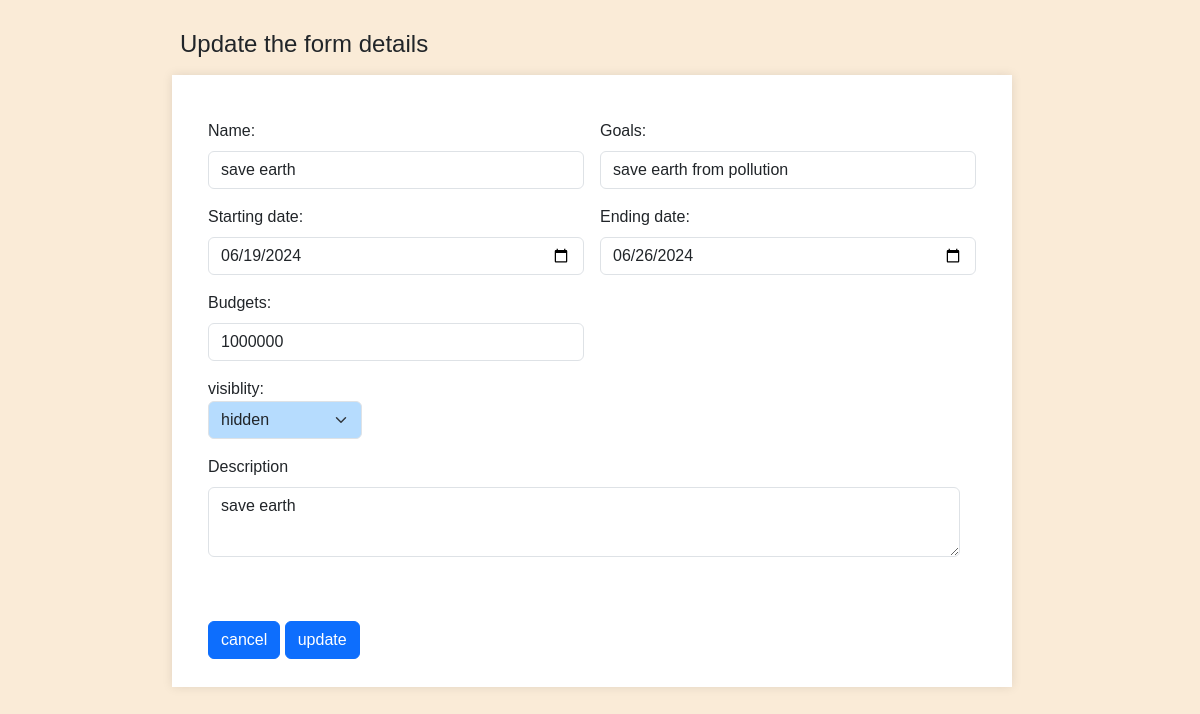
/update_camp_details/1, run on an earlier commit of the app's database.
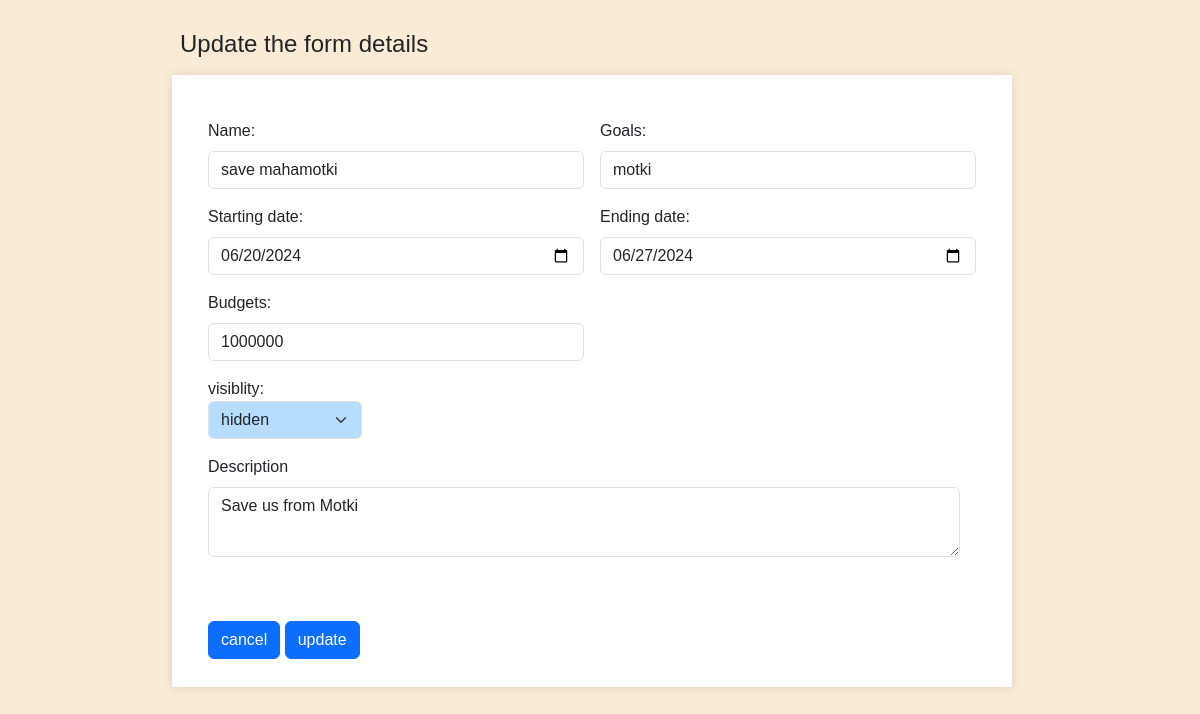
And on a later commit of the database.
### app.py (models this page shows)
class campaigns(db.Model):
    __tablename__='campaign'
    campaigns_id=db.Column(db.Integer,primary_key=True,autoincrement=True)
    sponser_id=db.Column(db.String,db.ForeignKey(Sponsers.Sponsers_id))
    name=db.Column(db.String,nullable=False)
    description=db.Column(db.String)
    start_date=db.Column(db.String)
    end_date=db.Column(db.String)
    budget=db.Column(db.Integer)
    Visibility=db.Column(db.String)
    goals=db.Column(db.String)

### app.py (the view)
@app.route("/update_camp_details/<int:campaigns_id>",methods=["GET"])
def some1(campaigns_id):
    data=db.session.query(campaigns).get(campaigns_id)
    print(data)
    return render_template("update_campdetails.html",data=data)

### templates/update_campdetails.html (shortened to what this page needs)
<!DOCTYPE html>
<html lang="en">
<head>
    <link href="https://cdn.jsdelivr.net/npm/bootstrap@5.3.3/dist/css/bootstrap.min.css" rel="stylesheet">
    <link rel="stylesheet" href="\static\style.css">
</head>
<body class="det">
     <h4>Update the form details</h4><br>
    <form class="row g-3" method="POST" action="/edit_campdetails/{{data.campaigns_id}}">
        <div class="col-md-6">
            <label for="inputCity" class="form-label">Name: </label>
            <input type="text" class="form-control" id="name" value="{{data.name}}" name="Name">
        </div><br>
        <div class="col-md-6">
            <label for="inputCity" class="form-label">Goals:</label>
            <input type="text" class="form-control" id="name" value="{{data.goals}}" name="Goals">
        </div><br>
        <div class="col-md-6">
            <label for="inputCity" class="form-label">Starting date:</label>
            <input type="date" class="form-control" id="name" value="{{data.start_date}}" name="sdate">
        </div><br>
        <div class="col-md-6">
            <label for="inputCity" class="form-label">Ending date:</label>
            <input type="date" class="form-control" id="name" value="{{data.end_date}}" name="edate">
        </div><br>
        <div class="col-md-6">
            <label for="inputCity" class="form-label">Budgets:</label>
            <input type="text" class="form-control" id="name" value="{{data.budget}}" name="budget">
        </div><br>
        <div class="dropdown">
            visiblity:
            <select name="visiblity" class="form-select" id="floatingSelect">
                <option>hidden</option>
            </select>
        </div><br>
        <div class="col-md-6 " >
            <div class="text-break">
                <label for="inputCity" class="form-label">Description</label>
                <textarea type="text" class="form-control" id="names"  name="description">{{data.description}}</textarea>
            </div>
        </div><br>
        <div class="col-12">
            <a href="/sponserhome/{{data.campaigns_id}}" class="btn btn-primary">cancel</a>
            <button type="submit" class="btn btn-primary">update</button>
        </div>
    </form>
    <br>
</body>
</html>

What changed in the data, as far as the page shows it:
changed campaigns: Name "save earth" → "save mahamotki"; Goals "save earth from pollution" → "motki"; sdate "06/19/2024" → "06/20/2024"; edate "06/26/2024" → "06/27/2024"; description "save earth" → "Save us from Motki"
